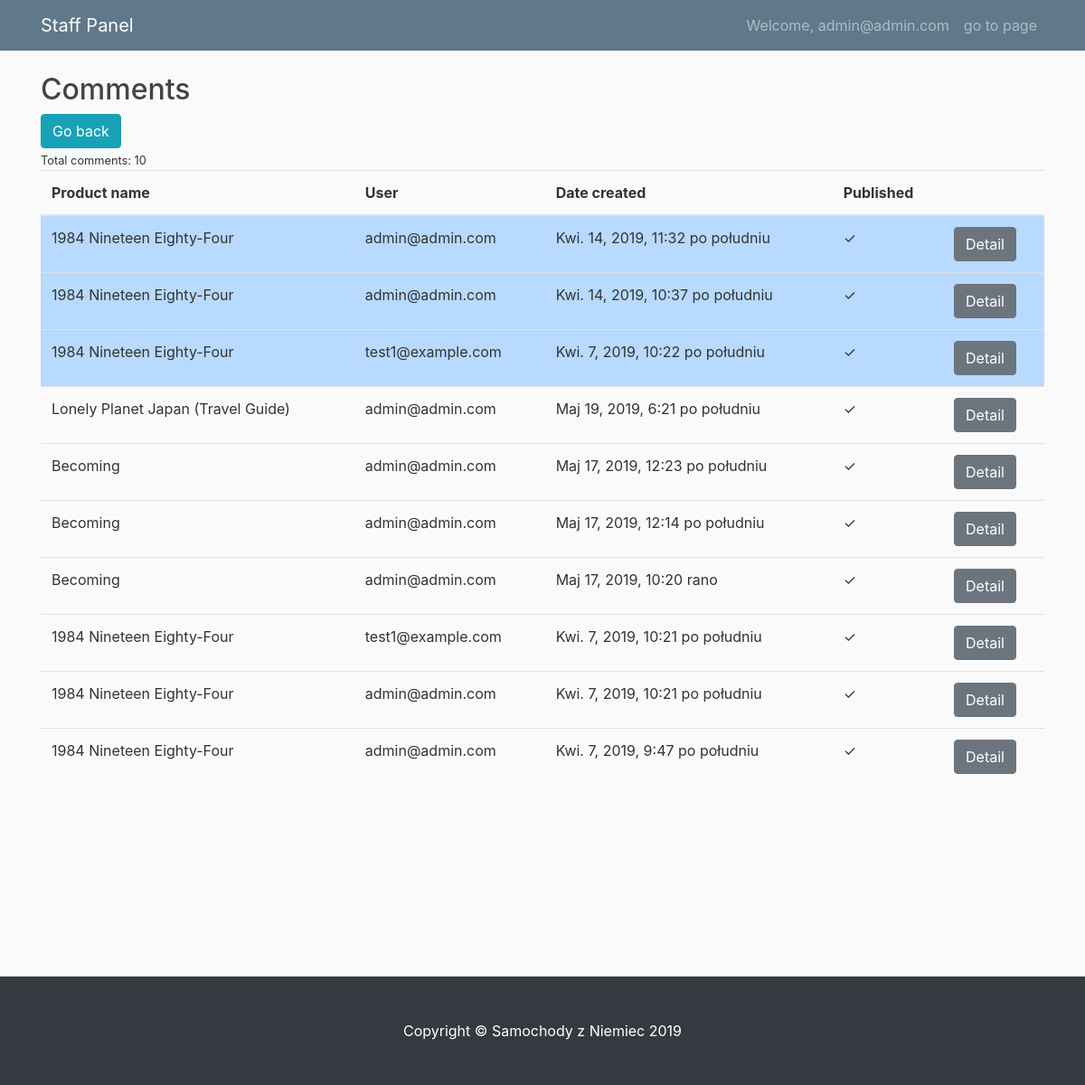
/staff/comment_list (signed in), run on an earlier commit of the app's database.
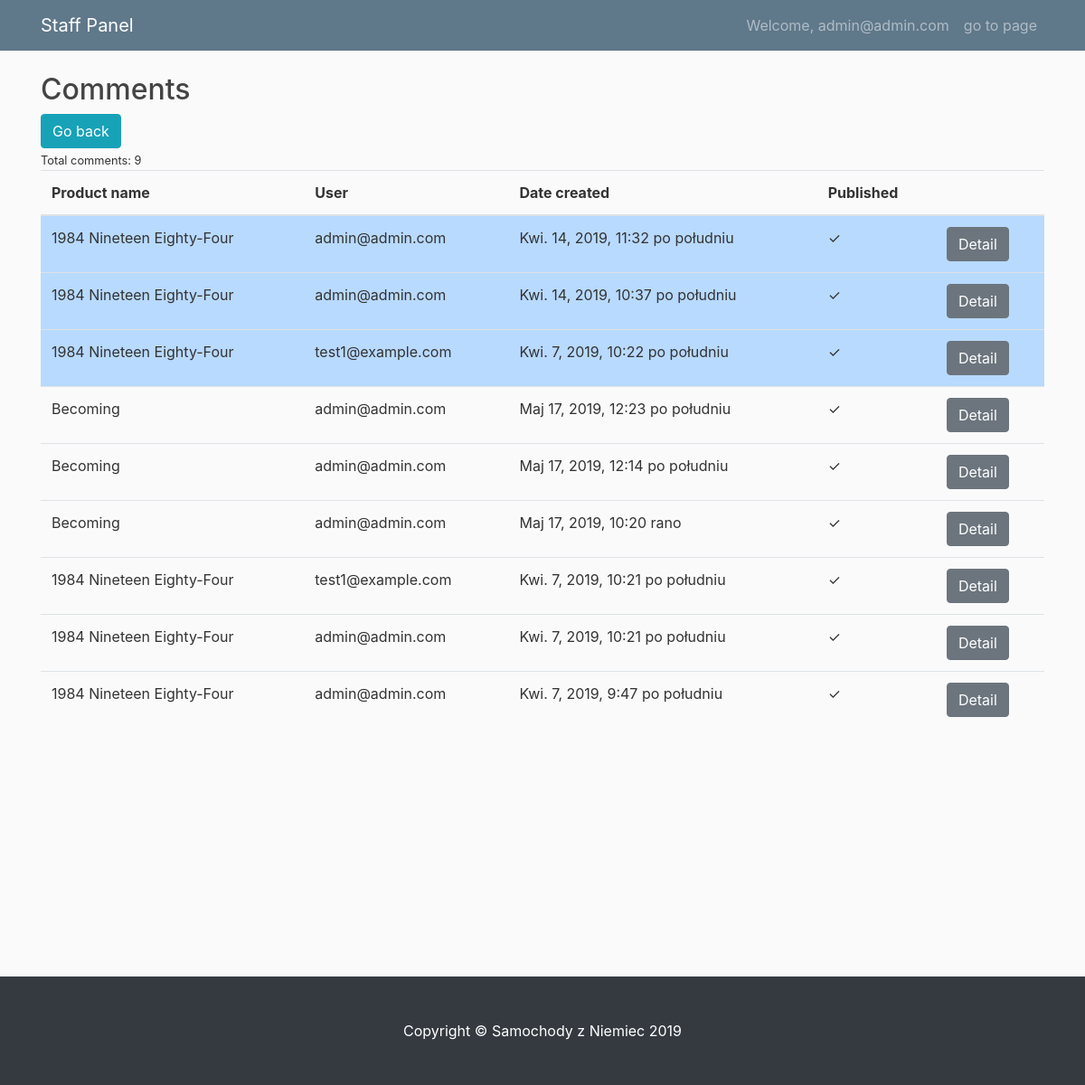
And on a later commit of the database.
### shop/models.py (models this page shows, shortened)
class Comment(models.Model):
    product = models.ForeignKey(Product, on_delete=models.CASCADE)
    user = models.ForeignKey(User, on_delete=models.CASCADE)
    body = models.TextField()
    date_created = models.DateTimeField(auto_now_add=True)
    date_updated = models.DateTimeField(auto_now=True)
    is_active = models.BooleanField(default=False)
    is_new = models.BooleanField(default=True)
    class Meta:
        ordering = ["date_created"]

class Product(models.Model):
    name = models.CharField(max_length=100, db_index=True)
    slug = models.SlugField(max_length=150, db_index=True)
    description = models.TextField()
    original_price = models.DecimalField(max_digits=10, decimal_places=2)
    stock = models.PositiveIntegerField()
    available = models.BooleanField(default=True)
    created = models.DateTimeField(auto_now_add=True)
    updated = models.DateTimeField(auto_now=True)
    category = models.ForeignKey(
        Category, on_delete=models.SET_NULL, null=True, blank=True
    )
    total_rating = models.DecimalField(max_digits=3, decimal_places=2, default=0)
    count_rating = models.PositiveIntegerField(default=0)
    likes = models.IntegerField(default=0)
    class Meta:
        ordering = ("name",)

### account/models.py (models this page shows, shortened)
class User(AbstractBaseUser):
    email = models.EmailField(max_length=255, unique=True)
    is_active = models.BooleanField(default=True)  # can login
    is_staff = models.BooleanField(default=False)  # staff user non superuser
    is_admin = models.BooleanField(default=False)  # superuser
    created = models.DateTimeField(auto_now_add=True)
    updated = models.DateTimeField(auto_now=True)
    USERNAME_FIELD = "email"  # username
    REQUIRED_FIELDS = []
    objects = UserManager()
    def __str__(self):
        return self.email

### staff/decorators.py (the view)
    def wrap(request, *args, **kwargs):
        if request.user.is_authenticated and request.user.is_staff:
            return func(request, *args, **kwargs)
        elif request.user.is_authenticated:
            return redirect("shop:index")
        else:
            return redirect("account:login")

### cart/context_processors.py (called while the page is built)
def cart(request):
    return {'cart': Cart(request)}

### staff/templates/staff/comment_list.html
{% extends 'staff/base.html' %}
{% load crispy_forms_tags %}
{% block content %}
<div class="row">
    <div class="col">
        <div>
            <h2>Comments</h2>
        </div>
        <div class="row">
            <div class="col">
                <a href="{% url 'staff:panel' %}" class="btn btn-info">Go back</a>
            </div>
        </div>
        {% with comments.count as total_comments %}
        <small>Total comments: {{total_comments}} </small>
        {% endwith%}
        <table class="table table-hover">
            <thead>
                <tr>
                    <th scope="col">Product name</th>
                    <th scope="col">User</th>
                    <th scope="col">Date created</th>
                    <th scope="col">Published</th>
                    <th scope="col"></th>
                </tr>
            </thead>
            <tbody>
                {% for comment in comments %}
                <tr class="{% if comment.is_new %} table-primary {% endif %}">
                    <td>{{comment.product.name}} </td>
                    <td>{{comment.user}}</td>
                    <td>{{comment.date_created}}</td>
                    <td>{% if comment.is_active %} &check;
                        {% else %}
                        &cross;
                        {% endif%}</td>
                    <td><a href="{% url 'staff:comment_detail' pk=comment.pk %}" class="btn btn-secondary">Detail</a>
                    </td>
                </tr>
                {% endfor %}
            </tbody>
        </table>
    </div>
</div>
{% endblock %}

What changed in the data, as far as the page shows it:
removed Comment: product.name "Lonely Planet Japan (Travel Guide)", user "admin@admin.com", date_created "Maj 19, 2019, 6:21 po południu"
Also different on the page:
{{ total_comments }}: "10" → "9"
